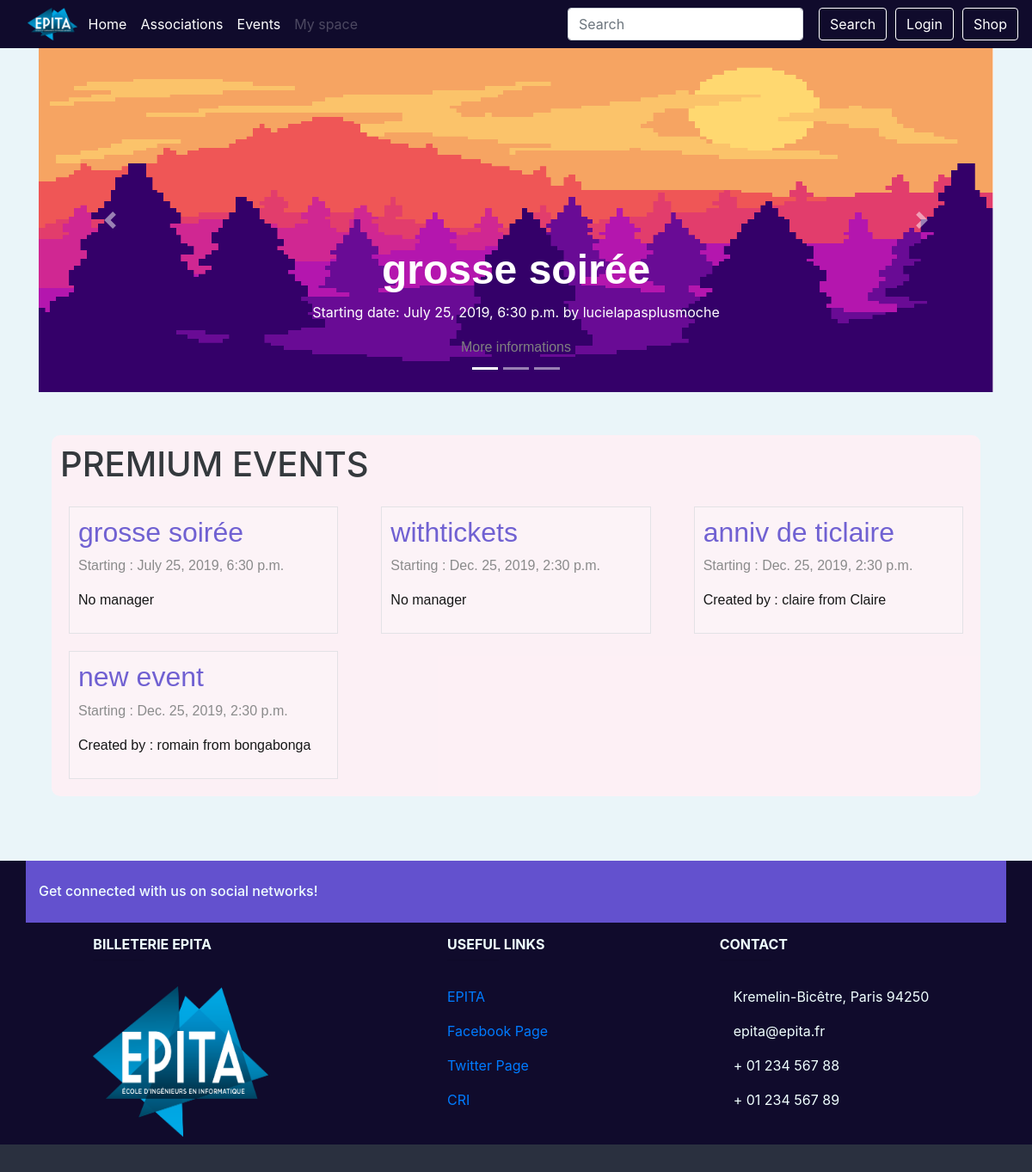
/, run on an earlier commit of the app's database.
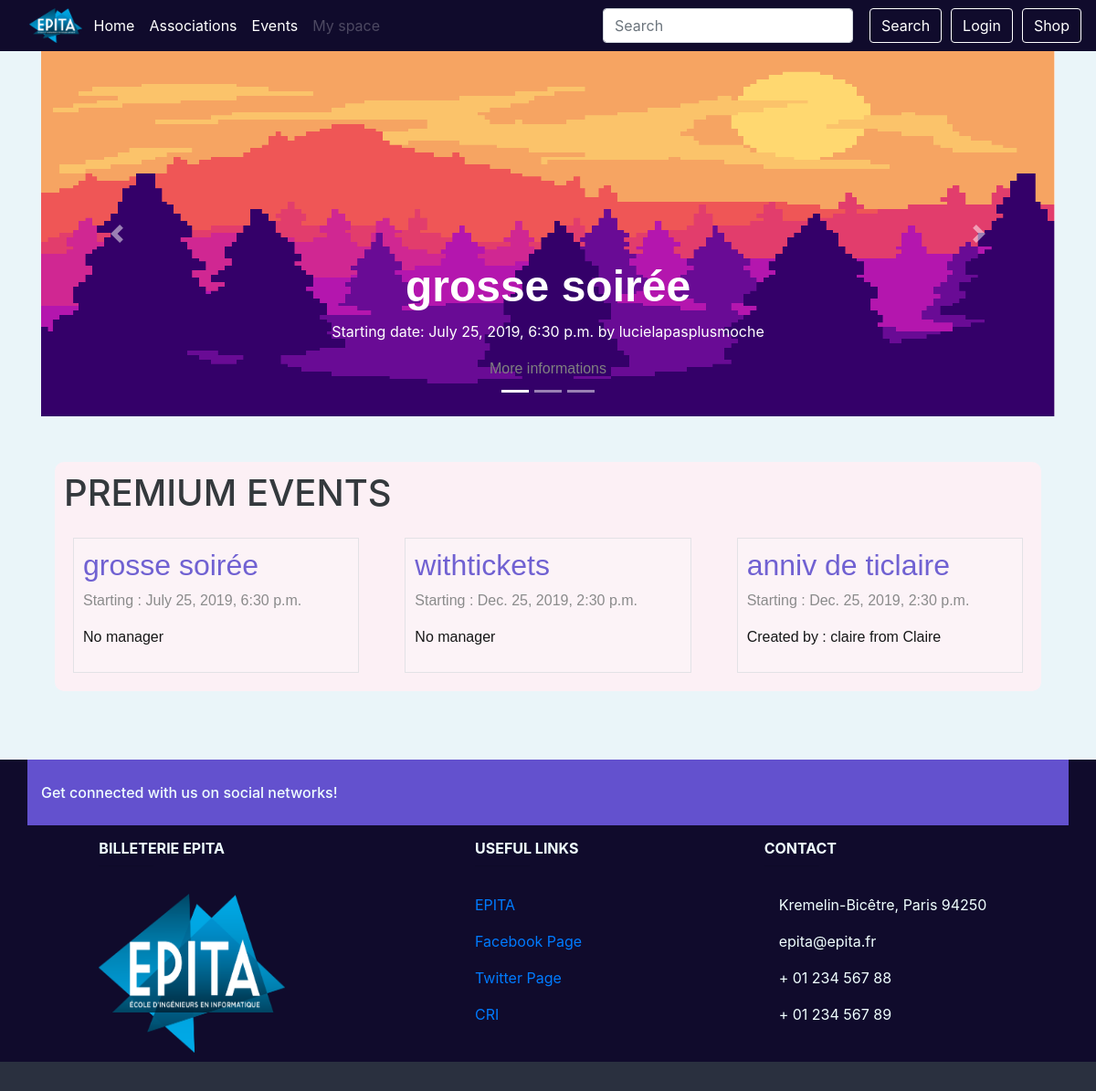
And on a later commit of the database.
### event/models.py (models this page shows, shortened)
class Event(models.Model):
    PENDING = 'P'
    APPROVED = 'A'
    REFUSED = 'R'
    CANCELED = 'C'
    EVENT_STATE_CHOICES = (
        (PENDING, _("Pending")),
        (APPROVED, _("Approved")),
        (REFUSED, _("Refused")),
        (CANCELED, _("Canceled")),
    )
    title = models.CharField(_("Title of the event"), max_length=64)
    event_state = models.CharField(_("State of the event"), max_length=1,
                                   choices=EVENT_STATE_CHOICES,
                                   default=PENDING)
    manager_id = models.ForeignKey(Manager, on_delete=models.SET_NULL,
                                   null=True, blank=True)
    start = models.DateTimeField(_("Start date and time"))
    end = models.DateTimeField(_("End date and time"))
    assos_id = models.ForeignKey(Association, on_delete=models.CASCADE,
                                 related_name='events')
    address_id = AddressField(on_delete=models.PROTECT)
    premium_flag = models.BooleanField(_("Premium"), default=False)
    class Meta:
        verbose_name = (_("Event"))
        verbose_name_plural = (_("Events"))
        permissions = (
            ('access_dashboard', 'User can access this event\'s dashboard'),
            ('change_state', 'User can the event\'s state'),
        )

class Manager(models.Model):
    user = models.ForeignKey(User, on_delete=models.CASCADE,
                             related_name="managerships")
    assos_id = models.ForeignKey(Association, on_delete=models.CASCADE,
                                 related_name='managers')
    member = CompositeOneToOneField(Member, on_delete=models.CASCADE,
                                    to_fields={"assos_id", "user"})
    class Meta:
        verbose_name = _("Member of the Bureau")
        verbose_name_plural = _("Members of the Bureau")
    def __str__(self):
        return '%s from %s' % (self.user.username, self.assos_id.name)

class Association(models.Model):
    name = models.CharField(_("Name"), max_length=64, unique=True)
    class Meta:
        verbose_name = _("Association")
        verbose_name_plural = _("Associations")
        permissions = (
            ('create_event', 'User can create an event'),
            ('manage_member', 'User can add and remove a member'),
            ('choose_staff', 'User can choose staff'),
            ('manage_manager', 'User can add and remove managers'),
        )
    def __str__(self):
        return '%s' % (self.name)

### event/views.py (the view)
# urls.py: path('', views.IndexView.as_view(), name='index'),
class IndexView(generic.ListView):
    template_name = 'index.html'
    context_object_name = 'events'
    def get_queryset(self):
        return Event.objects.filter(premium_flag=True).exclude(start__lte=timezone.now()).order_by('start')

### shop/cart.py (called while the page is built)
def _cart_id(request):
    if 'cart_id' not in request.session:
        request.session['cart_id'] = _generate_cart_id()
    return request.session['cart_id']

def _generate_cart_id():
    import string, random
    return ''.join([random.choice(string.ascii_letters + string.digits) for _ in range(50)])

def get_all_cart_items(request):
    return CartItem.objects.filter(cart_id = _cart_id(request))

def item_count(request):
    return get_all_cart_items(request).count()

### shop/context_processor.py (called while the page is built)
def cart_item_count(request):
    item_count = cart.item_count(request)
    return {'cart_item_count' : item_count }

### templates/index.html (shortened to what this page needs)
{% extends "base.html" %}
{% load guardian_tags %}
{% load static %}
{%block content %}
    <div class="main_body">
        <div style="
            margin-bottom:50px;
        " id="carouselExampleIndicators" class="carousel slide" data-ride="carousel">
            <ol class="carousel-indicators">
                <li data-target="#carouselExampleIndicators" data-slide-to="0" class="active"></li>
                <li data-target="#carouselExampleIndicators" data-slide-to="1"></li>
                <li data-target="#carouselExampleIndicators" data-slide-to="2"></li>
            </ol>
            <div class="carousel-inner">
                <div class="carousel-item active">
                    <img style="height:400px; width:max-content;" class="d-block w-100" src="{% static "img/index_event_carousel.png" %}" alt="First slide">
                    <div class="carousel-caption d-none d-md-block">
                        {% if events.0 %}
                        <h1 class="carousel-title">{{ events.0.title }}</h1>
                        <p>Starting date: {{ events.0.start }} by {{ events.0.assos_id }}</p>
                        <a class="event-link" href="{% url 'event:event_detail' events.0.id %}">
                            More informations
                        </a>
                        {% endif %}
                    </div>
                </div>
            </div>
            <a class="carousel-control-prev" href="#carouselExampleIndicators" role="button" data-slide="prev">
                <span class="carousel-control-prev-icon" aria-hidden="true"></span>
            </a>
            <a class="carousel-control-next" href="#carouselExampleIndicators" role="button" data-slide="next">
                <span class="carousel-control-next-icon" aria-hidden="true"></span>
            </a>
        </div>
        <div class="container-fluid actu-wraper">
            <div class="container actu">
                <h1 style="margin-bottom:15px;">PREMIUM EVENTS</h1>
                {% if events %}
                <div class="row">
                    {% for event in events %}
                    <article class="col-xs-12 col-sm-12 col-md-4 col-lg-4">
                            <a class="event-link" href="{% url 'event:event_detail' event.id %}">
                                <div class="event-block">
                                <h1 style="font-size:2rem; color:#6351ce;">{{ event.title }}</h1>
                                <p>Starting : {{ event.start }}</p>
                                {% if event.manager_id %}
                                <p style="color:black;">Created by : {{event.manager_id}}</p>
                                {% else %}
                                <p style="color:black;">No manager</p>
                                {% endif %}
                            </div>
                        </a>
                    </article>
                    {% endfor %}
                </div>
                {% else %}
                    <p style="font-size:2rem; padding-left:50px;">No events yet</p>
                {% endif %}
            </div>
        </div>
    </div>
{% endblock content %}

What changed in the data, as far as the page shows it:
removed Event: title "new event", start "Dec. 25, 2019, 2:30 p.m.", manager_id "romain from bongabonga"
